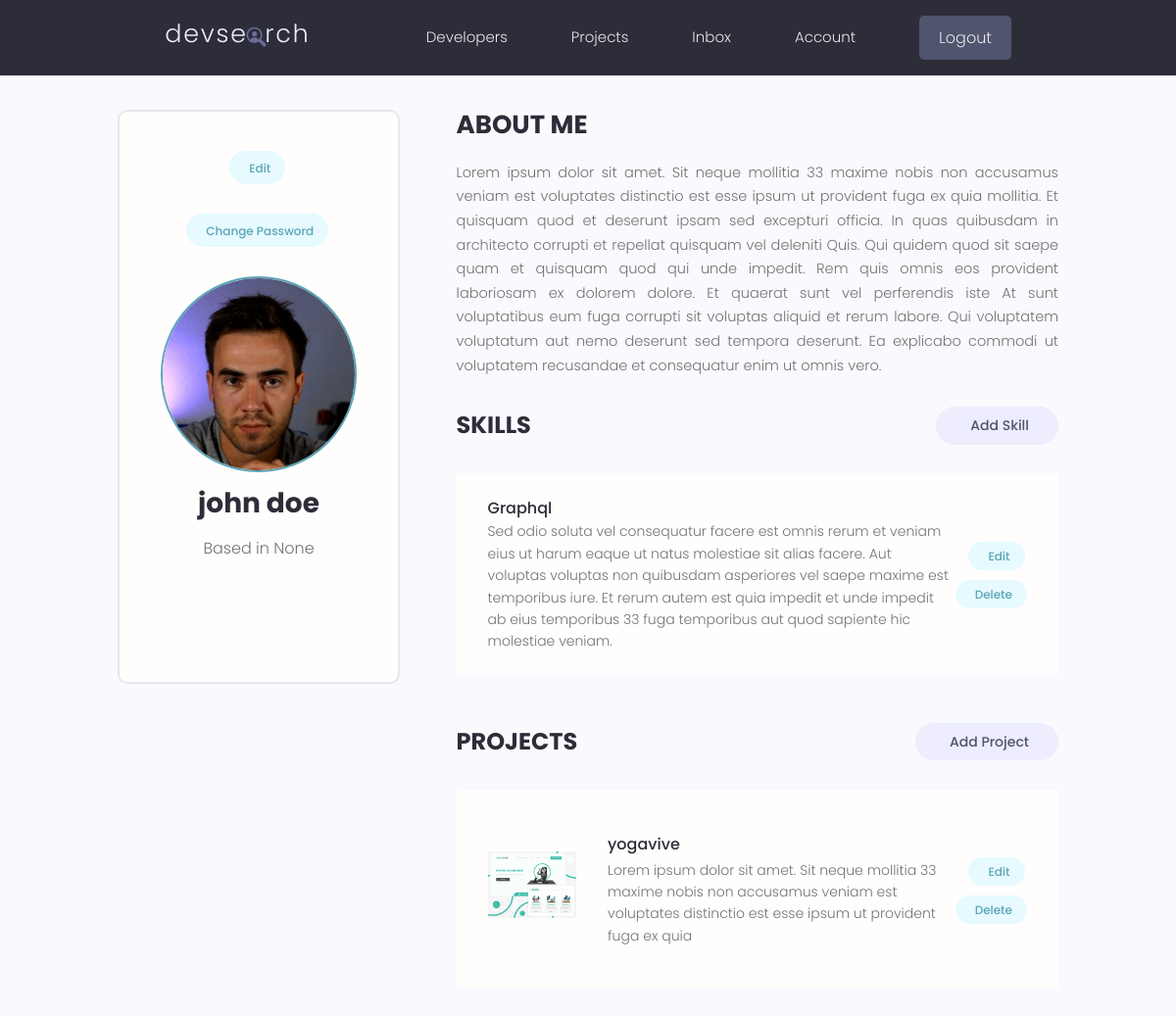
Screenshot of /account/ (signed in) with the database file from the repository.
### users/models.py (models this page shows, shortened)
class Profile(models.Model):
    id = models.UUIDField(default=uuid.uuid4, unique=True, primary_key=True, editable=False)
    user = models.OneToOneField(User, on_delete=models.CASCADE)
    name = models.CharField(max_length=200)
    email = models.EmailField(max_length=500)
    username = models.CharField(max_length=200)
    location = models.CharField(max_length=200, blank=True, null=True)
    short_intro = models.CharField(max_length=200, blank=True, null=True)
    bio = models.TextField(blank=True, null=True)
    profile_image = models.ImageField(null=True, blank=True, upload_to='profiles/', default="profiles/user-default.png")
    social_github = models.CharField(max_length=200, blank=True, null=True)
    social_twitter = models.CharField(max_length=200, blank=True, null=True)
    social_linkedin = models.CharField(max_length=200, blank=True, null=True)
    social_youtube = models.CharField(max_length=200, blank=True, null=True)
    social_website = models.CharField(max_length=200, blank=True, null=True)
    created = models.DateTimeField(auto_now_add=True)

class Skill(models.Model):
    id = models.UUIDField(default=uuid.uuid4, unique=True, primary_key=True, editable=False)
    owner = models.ForeignKey(Profile, on_delete=models.CASCADE, null=True)
    name = models.CharField(max_length=200, blank=True, null=True)
    description = models.TextField(null=True, blank=True)
    created = models.DateTimeField(auto_now_add=True)

### projects/models.py (models this page shows, shortened)
class Project(models.Model):
    id = models.UUIDField(default=uuid.uuid4, unique=True, primary_key=True, editable=False)
    owner = models.ForeignKey(
        Profile, on_delete=models.CASCADE, related_name='projects')
    title = models.CharField(max_length=200)
    description = models.TextField(null=True, blank=True)
    featured_image = models.ImageField(
        null=True, blank=True, default="default.jpg")
    demo_link = models.CharField(max_length=2000, null=True, blank=True)
    source_link = models.CharField(max_length=2000, null=True, blank=True)
    tags = models.ManyToManyField('Tag', blank=True)
    vote_total = models.IntegerField(default=0, null=True, blank=True)
    vote_ratio = models.IntegerField(default=0, null=True, blank=True)
    created = models.DateTimeField(auto_now_add=True)
    class Meta:
        ordering = ['-vote_ratio', '-vote_total', 'title']

### users/views.py (the view)
# urls.py: path('account/', views.user_account, name="account"),
@login_required(login_url='login')
def user_account(request):
    profile = request.user.profile
    return render(request, 'users/account.html', {"profile": profile})

### users/templates/users/account.html (shortened to what this page needs)
{% extends 'base.html' %}
{% block content %}
<main class="settingsPage profile my-md">
  <div class="container">
    <div class="layout">
      <div class="column column--1of3">
        <div class="card text-center">
          <div class="card__body dev">
            <a class="tag tag--pill tag--main settings__btn" href="{% url 'edit-profile' %}">
              Edit</a>
              <a class="tag tag--pill tag--main settings__btn" href="{% url 'change-password' %}">
              Change Password</a>
            <img class="avatar avatar--xl dev__avatar" src="{{profile.profile_image.url}}" />
            <h2 class="dev__name">{{profile.name}}</h2>
            <p class="dev__location">Based in {{profile.location}}</p>
            <ul class="dev__social">
            </ul>
          </div>
        </div>
      </div>
      <div class="column column--2of3">
        <div class="devInfo">
          <h3 class="devInfo__title">About Me</h3>
          <p class="devInfo__about">{{profile.bio}}</p>
        </div>
        <div class="settings">
          <h3 class="settings__title">Skills</h3>
          <a class="tag tag--pill tag--sub settings__btn tag--lg" href="{% url 'create-skill' %}"> Add Skill</a>
        </div>
        <table class="settings__table">
          {% for skill in profile.skill_set.all %}
          <tr>
            <td class="settings__tableInfo">
              <h4>{{skill.name}}</h4>
              <p>
                {{skill.description}}
              </p>
            </td>
            <td class="settings__tableActions">
              <a class="tag tag--pill tag--main settings__btn" href="{% url 'update-skill' pk=skill.id %}"> Edit</a>
              <a class="tag tag--pill tag--main settings__btn" href="{% url 'delete-skill' skill.id %}">
                Delete</a>
            </td>
          </tr>
          {% endfor %}
        </table>
        <div class="settings">
          <h3 class="settings__title">Projects</h3>
          <a class="tag tag--pill tag--sub settings__btn tag--lg" href="{% url 'create-project' %}"> Add Project</a>
        </div>
        <table class="settings__table">
          {% for project in profile.projects.all %}
          <tr>
            <td class="settings__thumbnail">
              <a href="{% url 'project' project.id %}"><img src="{{project.featured_image.url}}" alt="Project Thumbnail" /></a>
            </td>
            <td class="settings__tableInfo">
              <a href="{% url 'project' project.id %}">{{project.title}}</a>
              <p>{{project.description|slice:"150"}}</p>
            </td>
            <td class="settings__tableActions">
              <a class="tag tag--pill tag--main settings__btn" href="{% url 'update-project' project.id %}"> Edit</a>
              <a class="tag tag--pill tag--main settings__btn"
                href="{% url 'delete-project'  project.id %}">
                Delete</a>
            </td>
          </tr>
          {% endfor %}
        </table>
      </div>
    </div>
  </div>
</main>
{% endblock %}

### static/styles/app.css (style rules this page uses)
:root { --color-sub: #2d2d39; }
.card { border: 2px solid var(--color-light); }
img { width: 100%; }
.profile .card > .dev { padding: 4rem; }
.dev__avatar { display: block; margin: auto; }
.dev__name { color: var(--color-sub); font-size: 2.8rem; font-weight: 700; margin-top: 1rem; margin-bottom: 0.5rem; }
.dev__location { margin-top: 1rem; }
.dev__social { margin: 3rem 0; list-style: none; display: flex; justify-content: center; gap: 1.5rem; }
.devInfo { margin-bottom: 3rem; }
.devInfo__title, .devInfo__subtitle { font-size: 2.6rem; color: var(--color-sub); text-transform: uppercase; font-weight: 700; margin-bottom: 1.5rem; }
.devInfo__about, .devSkill__info { font-size: 1.45rem; line-height: 1.7; text-align: justify; }
.settingsPage .dev > .settings__btn { display: inline-block; margin-bottom: 3rem; }
.settings { display: flex; justify-content: space-between; align-items: center; }
.settings__title { font-size: 2.4rem; text-transform: uppercase; font-weight: 700; color: var(--color-sub); }
.settings__table { margin-top: 3rem; margin-bottom: 5rem; padding: 0 3rem; background: var(--color-white); }
.settings__table tr { width: 100%; }
.settings__table tr > td { padding: 2rem 0; }
.settings__thumbnail { width: 23%; min-width: 10rem; }
.settings__thumbnail img { padding-right: 3rem; height: 15rem; object-fit: contain; }
.settings__tableInfo { width: 100%; }
.settings__tableInfo h4, .settings__tableInfo a { padding-right: 1rem; width: auto; font-size: 1.6rem; font-weight: 500; color: var(--color-sub); }
.settings__tableInfo p { font-size: 1.4rem; }
.settings__tableActions { text-align: right; }

### static/uikit/styles/modules/_variables.css (style rules this page uses)
:root { --color-main: #5aa5b9; --color-main-light: #e6faff; --color-sub: #3f4156; --color-sub-light: #51546e; --color-sub-lighter: #ededfd; --color-text: #737373; --color-gray: #8b8b8b; --color-light: #e5e7eb; --color-light-gray: #767676; --color-bg: #f8fafd; --color-white: #fffefd; --color-white-light: #f3f3f3; --color-success: #359e64; --color-success-bg: #def8e8; --color-error: #fc4b0b; --color-error-bg: #fff2ee; --font-base: 'Poppins', arial, helvetica, 'Segoe UI', roboto, ubuntu, sans-serif; --font-monospace: 'Fira Code', 'Courier New', courier, monospace; --font-regular: 300; --font-medium: 500; --font-bold: 700; --generic-shadow: 1px 1px 5px #00000010; --generic-transition: all 0.3s ease-in-out; }

### static/uikit/styles/modules/_base.css (style rules this page uses)
* { margin: 0; padding: 0; box-sizing: border-box; text-rendering: optimizeLegibility; color: inherit; font-size: inherit; }
html { font-size: 50%; }
@media only screen and (min-width: 480px) { html { font-size: 56.25%; } }
@media only screen and (min-width: 1200px) { html { font-size: 62.5%; } }
body { line-height: 1.6; font-weight: 400; font-size: 1.5rem; color: var(--color-text); background-color: var(--color-bg); min-height: 100vh; }

### static/uikit/styles/modules/_typography.css (style rules this page uses)
* { font-family: var(--font-base); }
h2 { font-size: 3.6rem; font-weight: var(--font-bold); }
h3 { font-size: 3.2rem; font-weight: var(--font-medium); }
h4 { font-size: 2.8rem; font-weight: var(--font-medium); }
p, span, strong { font-size: 1.6rem; color: var(--color-text); font-weight: var(--font-regular); }
a { padding-bottom: 2px; text-decoration: none; display: inline-block; color: var(--color-main); font-weight: var(--font-medium); }

### static/uikit/styles/modules/_utilities.css (style rules this page uses)
.container { width: 92%; max-width: 165rem; margin: 0 auto; box-sizing: border-box; }
@media screen and (min-width: 1000px) { .container { width: 90%; } }
@media screen and (min-width: 1200px) { .container { width: 80%; } }
.text-center { text-align: center; }
.my-md { margin: 3rem auto; }

### static/uikit/styles/modules/_avatar.css (style rules this page uses)
.avatar { border-radius: 50%; border: 2px solid var(--color-main); object-fit: cover; }
.avatar--xl { height: 20rem; width: 20rem; }

### static/uikit/styles/modules/_card.css (style rules this page uses)
.card { border-radius: 1rem; background-color: var(--color-white); border: 1.5px solid var(--color-light); width: auto; height: auto; margin-top: 0.5rem; margin-bottom: 0.5rem; overflow: hidden; }
.card__body, .card__header { padding: 2rem 2.5rem; }

### static/uikit/styles/modules/_layout.css (style rules this page uses)
.layout { display: flex; flex-flow: row wrap; justify-content: space-between; }
.layout > .column { margin-bottom: 3rem; }
.layout > .column.column--1of3 { flex-basis: 30%; }
.layout > .column.column--2of3 { flex-basis: 64%; }

### rows the page displays
Profile: profile_image (picture), name "john doe", location "None", bio "Lorem ipsum dolor sit amet. Sit neque mollitia 33 maxime nobis non accusamus veniam est voluptates distinctio est esse ipsum ut provident fuga ex quia mollitia. Et quisquam quod et deserunt ipsam sed excepturi officia. In quas quibusdam in architecto corrupti et repellat quisquam vel deleniti Quis. Qui quidem quod sit saepe quam et quisquam quod qui unde impedit. Rem quis omnis eos provident laboriosam ex dolorem dolore. Et quaerat sunt vel perferendis iste At sunt voluptatibus eum fuga corrupti sit voluptas aliquid et rerum labore. Qui voluptatem voluptatum aut nemo deserunt sed tempora deserunt. Ea explicabo commodi ut voluptatem recusandae et consequatur enim ut omnis vero."
Skill: name "Graphql", description "Sed odio soluta vel consequatur facere est omnis rerum et veniam eius ut harum eaque ut natus molestiae sit alias facere. Aut voluptas voluptas non quibusdam asperiores vel saepe maxime est temporibus iure. Et rerum autem est quia impedit et unde impedit ab eius temporibus 33 fuga temporibus aut quod sapiente hic molestiae veniam."
Project: featured_image (picture), title "yogavive", description "Lorem ipsum dolor sit amet. Sit neque mollitia 33 maxime nobis non accusamus veniam est voluptates distinctio est esse ipsum ut provident fuga ex quia"
